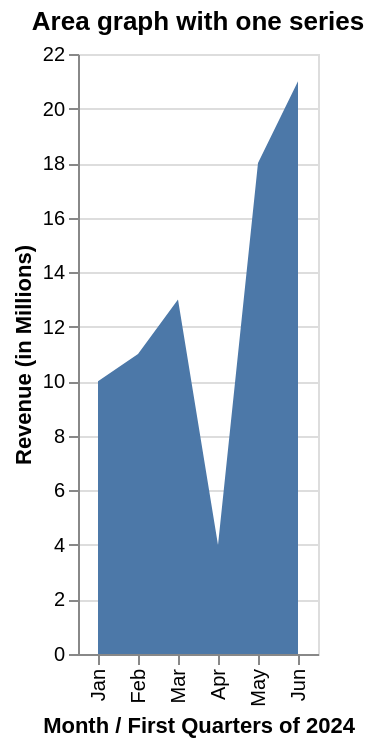

Write the Vega-Lite specification saved for this chart.
### Vega-Lite specification from a JSON file in a GitHub repository (floating-point values rounded to 4 significant figures)
{"$schema": "https://vega.github.io/schema/vega-lite/v5.json", "mark": "area", "title": "Area graph with one series", "data": {"values": [{"sample": "Jan", "variable": "Value", "value": 10}, {"sample": "Feb", "variable": "Value", "value": 11}, {"sample": "Mar", "variable": "Value", "value": 13}, {"sample": "Apr", "variable": "Value", "value": 4}, {"sample": "May", "variable": "Value", "value": 18}, {"sample": "Jun", "variable": "Value", "value": 21}]}, "encoding": {"x": {"field": "sample", "type": "nominal", "title": "Month / First Quarters of 2024", "sort": null}, "y": {"field": "value", "type": "quantitative", "title": "Revenue (in Millions)"}}}
